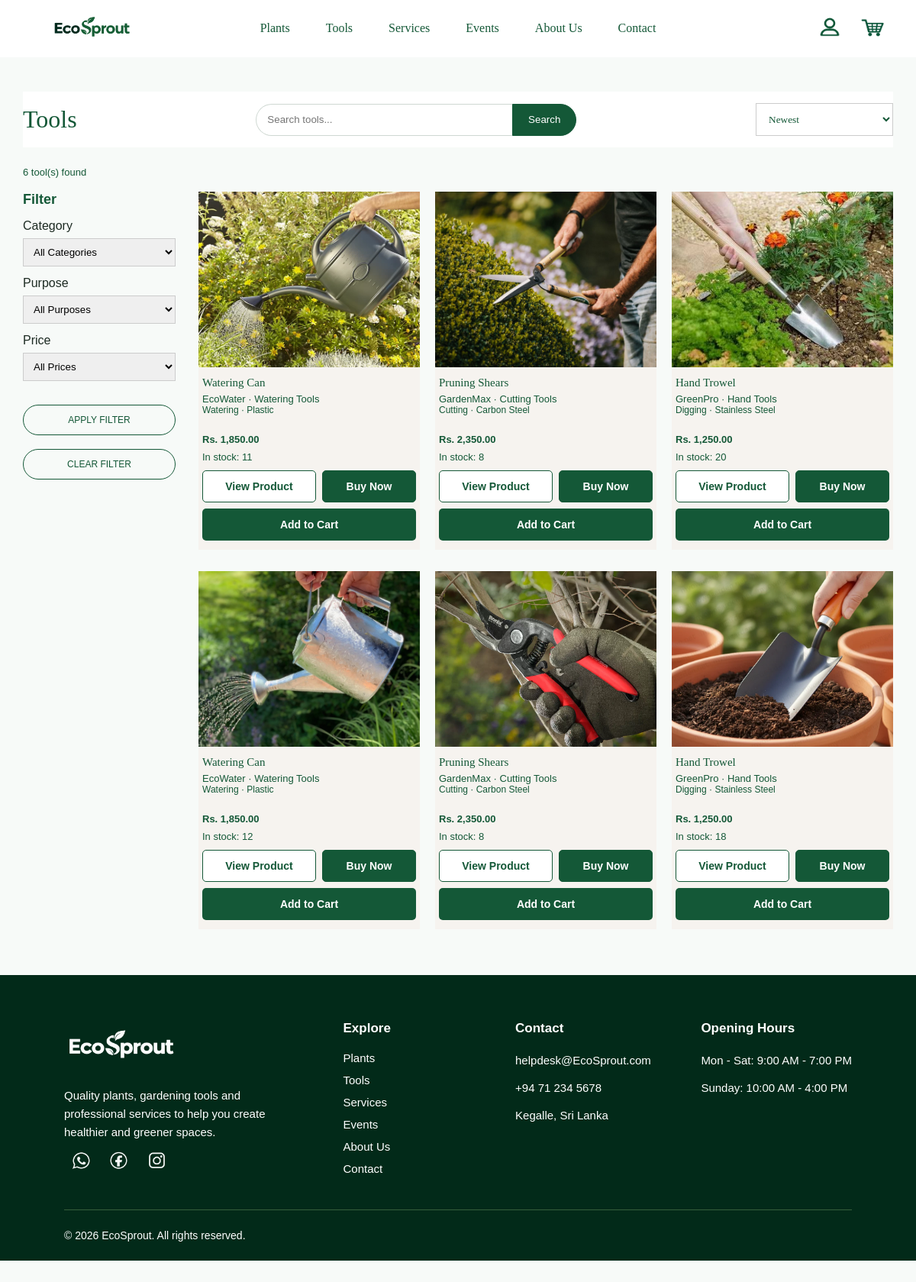
/tools.php, run on the app's committed database.
### tables this page shows
CREATE TABLE IF NOT EXISTS `tools` (
  `tool_id` int UNSIGNED NOT NULL AUTO_INCREMENT,
  `tool_category_id` tinyint UNSIGNED NOT NULL,
  `tool_name` varchar(120) NOT NULL,
  `brand` varchar(80) NOT NULL,
  `price` decimal(10,2) UNSIGNED NOT NULL,
  `quantity` int UNSIGNED NOT NULL DEFAULT '0',
  `purpose` enum('Digging','Cutting','Watering','Planting','Cleaning','Maintenance') NOT NULL,
  `material` enum('Stainless Steel','Carbon Steel','Plastic','Wood','Aluminium','Other') DEFAULT NULL,
  `description` text,
  `status` enum('ACTIVE','INACTIVE') NOT NULL DEFAULT 'ACTIVE',
  `created_at` timestamp NOT NULL DEFAULT CURRENT_TIMESTAMP,
  `updated_at` timestamp NOT NULL DEFAULT CURRENT_TIMESTAMP ON UPDATE CURRENT_TIMESTAMP,
  PRIMARY KEY (`tool_id`),
  KEY `idx_tools_category_status` (`tool_category_id`,`status`),
  KEY `idx_tools_name` (`tool_name`)
);

CREATE TABLE IF NOT EXISTS `tool_categories` (
  `tool_category_id` tinyint UNSIGNED NOT NULL AUTO_INCREMENT,
  `category_name` varchar(50) NOT NULL,
  PRIMARY KEY (`tool_category_id`),
  UNIQUE KEY `category_name` (`category_name`)
);

### tools.php (the view, shortened to what this page needs)
<?php
require_once "db_connection.php";
function toolEscape($value)
{
    return htmlspecialchars((string) $value, ENT_QUOTES, "UTF-8");
}
$sort = $_GET["sort"] ?? "newest";
$search = trim($_GET["search"] ?? "");
$sortOptions = [
    "low-high" => "t.price ASC, t.tool_name ASC",
    "high-low" => "t.price DESC, t.tool_name ASC",
    "a-z" => "t.tool_name ASC",
    "newest" => "t.created_at DESC, t.tool_id DESC"
];
$sql = "
    SELECT
        t.tool_id,
        t.tool_name,
        t.brand,
        t.price,
        t.quantity,
        t.purpose,
        t.material,
        t.description,
        tc.category_name,
        COALESCE(
            (SELECT ti.image_path
             FROM tool_images ti
             WHERE ti.tool_id = t.tool_id
             ORDER BY ti.is_main DESC, ti.sort_order ASC
             LIMIT 1),
            'Images/Home/Logo.png'
        ) AS image_path
    FROM tools t
    INNER JOIN tool_categories tc
        ON tc.tool_category_id = t.tool_category_id
    WHERE t.status = 'ACTIVE'
";
$sql .= " ORDER BY " . $sortOptions[$sort];
$statement = $conn->prepare($sql);
$statement->execute();
$statement->bind_result(
    $toolId,
    $toolName,
    $brand,
    $price,
    $quantity,
    $toolPurpose,
    $material,
    $description,
    $categoryName,
    $imagePath
);
$toolProducts = [];
while ($statement->fetch()) {
    $toolProducts[] = [
        "tool_id" => $toolId,
        "tool_name" => $toolName,
        "brand" => $brand,
        "price" => $price,
        "quantity" => $quantity,
        "purpose" => $toolPurpose,
        "material" => $material,
        "description" => $description,
        "category_name" => $categoryName,
        "image_path" => $imagePath
    ];
}
?>
<!DOCTYPE html>
<html lang="en">
<head>
    <link rel="stylesheet" href="stylesheet.css">
</head>
<body>
    <div class="navbar">
    <div class="nav-logo">
        <a href="index.php">
            <img src="Images/Home/Logo.png" alt="EcoSprout Logo">
        </a>
    </div>
    <div class="nav-center" id="navMenu">
            <div class="dropdown">
                <a href="plants.php" class="dropbtn">Plants</a>
            </div>
            <a href="tools.php">Tools</a>
            <a href="services.php">Services</a>
            <a href="events.php">Events</a>
            <a href="aboutus.php">About Us</a>
            <a href="contact.php">Contact</a>
        </div>
        <div class="nav-right">
            <?php if (isset($_SESSION["user_id"])): ?>
        <a href="userprofile.php">
        <img src="Images/Home/Account.png" alt="My Account">
        </a>
            <?php else: ?>
        <a href="#" id="accountBtn">
        <img src="Images/Home/Account.png" alt="Account Login">
        </a>
    <?php endif; ?>
            <a href="cart.php"><img src="Images/Home/Cart.png" alt="Cart"></a>
        </div>
    </div>
    <main class="tools-page">
        <div class="tools-top">
            <h1>Tools</h1>
            <form action="tools.php" method="get" class="product-search-form">
                <input
                    type="search"
                    name="search"
                    class="product-search-input"
                    placeholder="Search tools..."
                    value="<?= toolEscape($search) ?>"
                >
                <button type="submit" class="product-search-btn">
                    Search
                </button>
            </form>
            <form action="tools.php" method="get">
                <select class="sort-box" name="sort" onchange="this.form.submit()">
                    <option value="newest" <?= $sort === "newest" ? "selected" : "" ?>>Newest</option>
                </select>
            </form>
        </div>
        <p class="tool-count"><?= count($toolProducts) ?> tool(s) found</p>
        <div class="tools-layout">
            <aside class="tool-filter">
                <h2>Filter</h2>
                <form action="tools.php" method="get" class="tool-filter-form">
                    <label for="category">Category</label>
                    <select id="category" name="category">
                        <option value="">All Categories</option>
                    </select>
                    <label for="purpose">Purpose</label>
                    <select id="purpose" name="purpose">
                        <option value="">All Purposes</option>
                    </select>
                    <label for="price">Price</label>
                    <select id="price" name="price">
                        <option value="">All Prices</option>
                    </select>
                    <button type="submit" class="clear-filter">Apply Filter</button>
                    <a href="tools.php" class="clear-filter" style="display:block;text-align:center;text-decoration:none;box-sizing:border-box;">Clear Filter</a>
                </form>
            </aside>
            <section class="tool-products">
                <?php foreach ($toolProducts as $tool): ?>
                    <article class="tool-product-card">
                        <img src="<?= toolEscape($tool["image_path"]) ?>"
                             alt="<?= toolEscape($tool["tool_name"]) ?>">
                        <div class="tool-product-info">
                            <h3><?= toolEscape($tool["tool_name"]) ?></h3>
                            <p><?= toolEscape($tool["brand"]) ?> · <?= toolEscape($tool["category_name"]) ?></p>
                            <p class="tool-card-meta">
                                <?= toolEscape($tool["purpose"]) ?>
                                <?php if (!empty($tool["material"])): ?>
                                    · <?= toolEscape($tool["material"]) ?>
                                <?php endif; ?>
                            </p>
                            <p><strong>Rs. <?= number_format((float) $tool["price"], 2) ?></strong></p>
                            <?php if ((int) $tool["quantity"] > 0): ?>
    <p class="tool-stock">
        In stock: <?= (int) $tool["quantity"] ?>
    </p>
    <div class="tool-product-actions">
        <a
            href="tool-details.php?id=<?= (int) $tool["tool_id"] ?>"
            class="view-product-btn"
        >
            View Product
        </a>
        <form action="cart_action.php" method="post" class="buy-now-form">
            <button type="submit" class="buy-now-btn">
                Buy Now
            </button>
        </form>
    </div>
    <form class="add-to-cart-form">
    <button type="submit" class="add-to-cart-btn">
        Add to Cart
    </button>
</form>
<?php else: ?>
                                <p class="tool-stock out">Out of stock</p>
                                <button type="button" class="add-to-cart-btn" disabled>Out of Stock</button>
                            <?php endif; ?>
                        </div>
                    </article>
                <?php endforeach; ?>
            </section>
        </div>
    </main>
    <footer class="footer">
        <div class="footer-container">
            <div class="footer-column footer-brand">
                <img src="Images/Home/Logo-white.png" alt="EcoSprout Logo">
                <p>
                    Quality plants, gardening tools and professional services
                    to help you create healthier and greener spaces.
                </p>
                <div class="footer_social">
                    <img src="Images/Home/white-wp.png">
                    <img src="Images/Home/white-fb.png">
                    <img src="Images/Home/white-inster.png">
                </div>
            </div>
            <div class="footer-column">
                <h3>Explore</h3>
                <a href="plants.php">Plants</a>
                <a href="tools.php">Tools</a>
                <a href="services.php">Services</a>
                <a href="events.php">Events</a>
                <a href="aboutus.php">About Us</a>
                <a href="contact.php">Contact</a>
            </div>
            <div class="footer-column">
                <h3>Contact</h3>
                <p>helpdesk@EcoSprout.com</p>
                <p>+94 71 234 5678</p>
                <p>Kegalle, Sri Lanka</p>
            </div>
            <div class="footer-column">
                <h3>Opening Hours</h3>
                <p>Mon - Sat: 9:00 AM - 7:00 PM</p>
                <p>Sunday: 10:00 AM - 4:00 PM</p>
            </div>
        </div>
        <div class="footer-bottom">
            <p>© 2026 EcoSprout. All rights reserved.</p>
        </div>
    </footer>
</body>
</html>

### tools.php (style rules this page uses)
.tool-filter-form select { width: 100%; padding: 9px; margin: 7px 0 13px; border: 1px solid #ccc; }
.tool-card-meta { min-height: 38px; font-size: 12px !important; }
.tool-stock { margin: 8px 0; }
.add-to-cart-btn { width: 100%; margin-top: 8px; padding: 10px; border: 0; background: #145837; color: white; cursor: pointer; }
.tool-count { color: #145837; font-size: 13px; margin-bottom: 18px; }
.product-search-form { display:flex; align-items:center; width:100%; max-width:420px; margin:0 20px; }
.product-search-input { flex:1; min-width:0; height:42px; padding:0 14px; border:1px solid #cfd8d2; border-right:0; border-radius:22px 0 0 22px; background:#fff; color:#145837; outline:none; }
.product-search-btn { height:42px; padding:0 20px; border:1px solid #145837; border-radius:0 22px 22px 0; background:#145837; color:#fff; cursor:pointer; }

### data on the page
tools: shows a picture, tool_name "Watering Can", brand "EcoWater", tool_category.category_name "Watering Tools", purpose "Watering", material "Plastic", price "1,850.00", quantity "11"
tools: shows a picture, tool_name "Pruning Shears", brand "GardenMax", tool_category.category_name "Cutting Tools", purpose "Cutting", material "Carbon Steel", price "2,350.00", quantity "8"
tools: shows a picture, tool_name "Hand Trowel", brand "GreenPro", tool_category.category_name "Hand Tools", purpose "Digging", material "Stainless Steel", price "1,250.00", quantity "20"
tools: shows a picture, tool_name "Watering Can", brand "EcoWater", tool_category.category_name "Watering Tools", purpose "Watering", material "Plastic", price "1,850.00", quantity "12"
tools: shows a picture, tool_name "Pruning Shears", brand "GardenMax", tool_category.category_name "Cutting Tools", purpose "Cutting", material "Carbon Steel", price "2,350.00", quantity "8"
tools: shows a picture, tool_name "Hand Trowel", brand "GreenPro", tool_category.category_name "Hand Tools", purpose "Digging", material "Stainless Steel", price "1,250.00", quantity "18"

### other printed values
count($toolProducts) "6"
